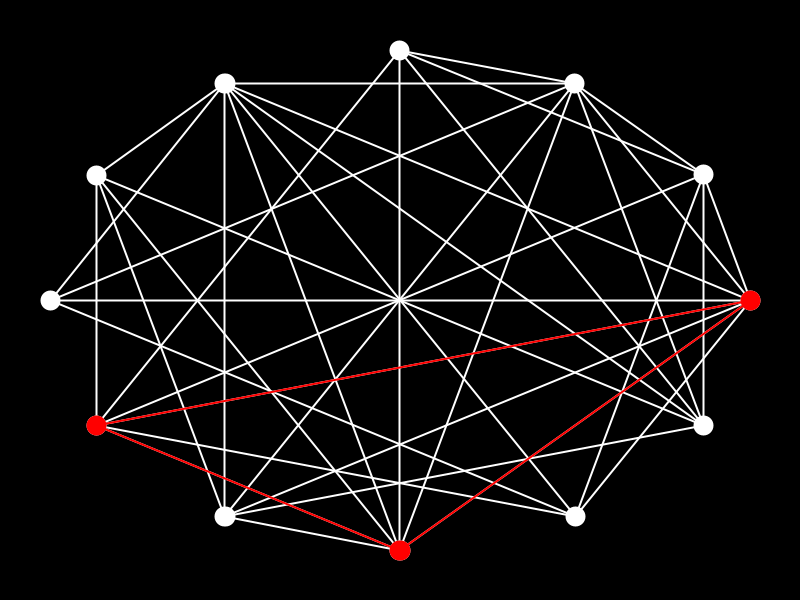
Frame 1 (no input)
Frame 60 (the mouse pressed at the canvas centre just before this capture): identical to frame 1, image omitted
Frame 120 (the mouse held since frame 60 and released just before this capture): identical to frame 1, image omitted

The Processing sketch that drew this single still picture (run headless with seeded random() and noise(); from frame 60 on, the mouse is pressed at the canvas centre):

// Processing sketch: sketch
// ── sketch.pde
import java.util.HashSet;
import java.util.Set;
import java.util.Iterator;

Graph graph;
GraphShower graphShower;

Iterator resultIterator;
Set<Integer> shownSubgraph;


int subgraphIndex;

void setup() {
  size(800, 600);
  graph=new Graph();
  graph.gnp(12, 0.6);
  graphShower=new GraphShower(graph, width/2, height/2, width-100, height-100, 20, 2);

  BronKerbosch bk= new BronKerbosch(graph);
  bk.run();
  resultIterator=bk.achievedCliques.iterator();
  shownSubgraph=(Set<Integer>)resultIterator.next();
}

void draw() {
  background(0);
  stroke(255);
  graphShower.show();
  stroke(255, 0, 0);
  graphShower.markSubgraph(shownSubgraph);
  if (!resultIterator.hasNext()) {
    noLoop();
  }
}

void keyPressed(){
  if(key == ' '){
    shownSubgraph=(Set<Integer>)resultIterator.next();
  }
}

// ── BronKerbosch.pde
import java.util.HashSet;
import java.util.Set;

//This class contains implementation of Bron-Kerbosch algorithm. It is used to extract maximal cliques in a graph.
public class BronKerbosch {
  public Graph graph;
  public Set<Set<Integer>> achievedCliques;

  public BronKerbosch(Graph graph) {
    this.graph = graph;
    achievedCliques = new HashSet<Set<Integer>>();
  }

  public void run() {
    Set<Integer> candidates = new HashSet<Integer>();
    for (int i = 0; i < graph.n; ++i) {
      candidates.add(i);
    }
    bronKerbosch(new HashSet<Integer>(), candidates, new HashSet<Integer>());
  }

  public void bronKerbosch(Set<Integer> compsub, Set<Integer> candidates, Set<Integer> not) {
    if (candidates.isEmpty() && not.isEmpty()) {
      achievedCliques.add(compsub);
    } else {
      Set<Integer> copyOfCandidates = new HashSet<>(candidates);
      for (int e : copyOfCandidates) {
        Set<Integer> newCompsub = new HashSet<Integer>(compsub);
        newCompsub.add(e);
        Set<Integer> ne = neighbours(e);
        Set<Integer> newCandidates = new HashSet<Integer>(candidates);
        newCandidates.retainAll(ne);
        Set<Integer> newNot = new HashSet<Integer>(not);
        newNot.retainAll(ne);
        bronKerbosch(newCompsub, newCandidates, newNot);
        candidates.remove(e);
        not.add(e);
      }
    }
  }

  public HashSet<Integer> prepareIterationCopy(Set<Integer> candidates, Set<Integer> not) {
    HashSet<Integer> potentialPivots = new HashSet<>(candidates);
    potentialPivots.addAll(not);
    int pivot = choosePivotVertex(potentialPivots, candidates);
    HashSet<Integer> result = new HashSet<>(candidates);
    result.removeAll(neighbours(pivot));
    return result;
  }

  public int choosePivotVertex(Set<Integer> potentialPivots, Set<Integer> candidates) {
    int indexOfBestPivot = 0;
    int bestResult = 0;
    for (int e : potentialPivots) {
      Set<Integer> ne = neighbours(e);
      ne.retainAll(candidates);
      if (ne.size() > bestResult) {
        bestResult = ne.size();
        indexOfBestPivot = e;
      }
    }
    return indexOfBestPivot;
  }

  public Set<Set<Integer>> getGreatestCliques() {
    Set<Set<Integer>> result = new HashSet<Set<Integer>>();
    int maxSize = 0;
    for (Set<Integer> e : achievedCliques) {
      if (e.size() == maxSize) {
        result.add(e);
      } else if (e.size() > maxSize) {
        maxSize = e.size();
        result.clear();
        result.add(e);
      }
    }
    return result;
  }

  private Set<Integer> neighbours(int vertex) {
    Set<Integer> result = new HashSet<Integer>();
    for (int i = 0; i < graph.n; ++i) {
      if (graph.matrix[i][vertex] == 1) {
        result.add(i);
      }
    }
    return result;
  }

  public String achivedCliqesToString() {
    return achievedCliques.toString();
  }
}

// ── Graph.pde
import java.util.concurrent.ThreadLocalRandom;
import java.lang.Math;


class Graph {
  public byte[][] matrix;
  public int n;//number of vertexes

//creates empty object
  public Graph() {
  }

//creates object with given adjacency matrix
  public Graph(byte[][] matrix, int n) {
    this.matrix = matrix;
    this.n = n;
  }

  public void fill(int n) {
    this.n = n;
    matrix = new byte[n][n];
    for (int i = 1; i < n; ++i) {
      for (int j = 0; j != i; ++j) {
        matrix[i][j] = (matrix[j][i] = 1);
      }
    }
  }


//algorithm generating random graph with n vertexes and p as a probability of creation of edge connecting each pair of vertexes
  public void gnp(int n, double p) {
    this.n = n;
    matrix = new byte[n][n];
    for (int i = 1; i < n; ++i) {
      for (int j = 0; j != i; ++j) {
        if (ThreadLocalRandom.current().nextDouble(0.0, 1.0) <= p) {
          matrix[i][j] = (matrix[j][i] = 1);
        } else {
          matrix[i][j] = (matrix[j][i] = 0);
        }
      }
    }
  }
}

// ── GraphShower.pde
//class designed to show graphs using processing enviroment
class GraphShower {
  public Graph graph;
  public int xCenter;
  public int yCenter;
  public int xSemiAxe;
  public int ySemiAxe;
  public int vertexStrokeWeight;
  public int edgeStrokeWeight;
  public PVector[] vertexLocations;


  public GraphShower(Graph graph, int xCenter, int yCenter, int w, int h) {
    this(graph, xCenter, yCenter, w, h, 20, 2);
  }

  public GraphShower(Graph graph, int xCenter, int yCenter, int w, int h, int vertexStrokeWeight, int edgeStrokeWeight) {
    this.graph=graph;
    this.xCenter=xCenter;
    this.yCenter=yCenter;
    this.xSemiAxe=w/2;
    this.ySemiAxe=h/2;
    this.vertexLocations = new PVector[graph.n];
    calculateVertexLocations();
    this.vertexStrokeWeight=vertexStrokeWeight;
    this.edgeStrokeWeight=edgeStrokeWeight;
  }

  public void calculateVertexLocations() {
    float angle=0;
    float dAngle=TWO_PI/graph.n;
    for (int i=0; i<graph.n; ++i) {
      vertexLocations[i]=new PVector(xCenter+xSemiAxe*cos(angle), yCenter+ySemiAxe*sin(angle));
      angle+=dAngle;
    }
  }

  public void show() {
    showEdges();
    showVertexes();
  }

  public void showVertexes() {
    strokeWeight(vertexStrokeWeight);
    for (int i=0; i<vertexLocations.length; ++i) {
      point(vertexLocations[i].x, vertexLocations[i].y);
    }
  }

  public void showEdges() {
    strokeWeight(edgeStrokeWeight);
    for (int i=0; i<graph.n; ++i) {
      for (int j=i+1; j<graph.n; ++j) {
        if (graph.matrix[i][j]==1) {
          line(vertexLocations[i].x, vertexLocations[i].y,
            vertexLocations[j].x, vertexLocations[j].y);
        }
      }
    }
  }

  public void markSubgraph(Set<Integer> vertexes) {
    for (Integer vertex : vertexes) {
      strokeWeight(vertexStrokeWeight);
      point(vertexLocations[vertex].x, vertexLocations[vertex].y);
      strokeWeight(edgeStrokeWeight);
      for (int i=vertex+1; i<graph.n; ++i) {
        if(vertexes.contains(i)){
          line(vertexLocations[vertex].x, vertexLocations[vertex].y,
            vertexLocations[i].x, vertexLocations[i].y);
        }
      }
    }
  }
}
